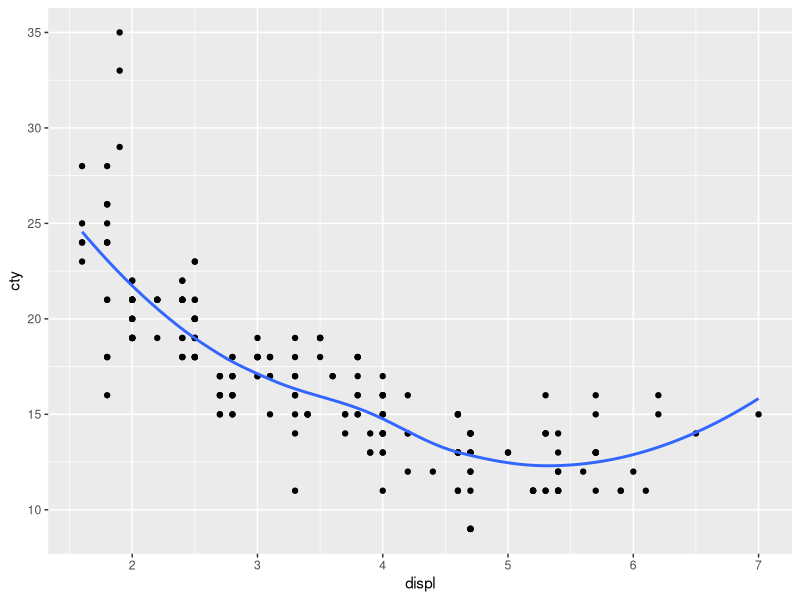
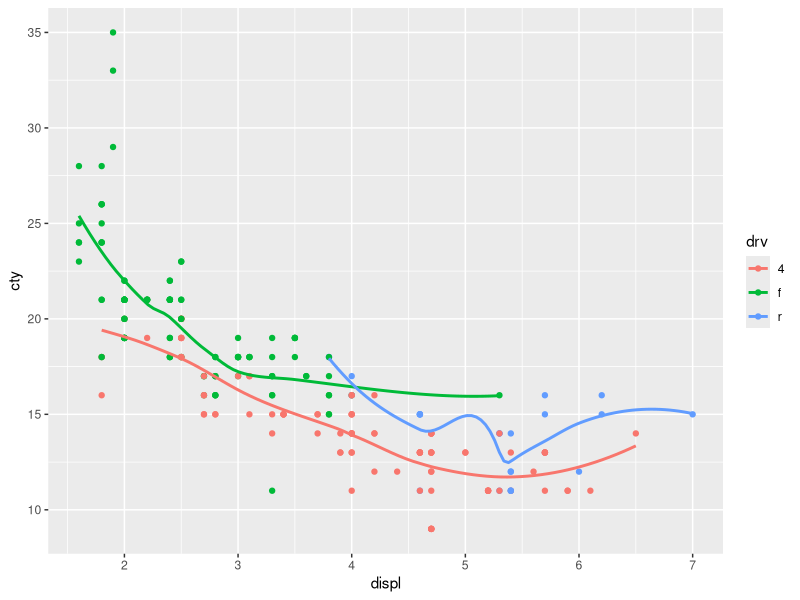
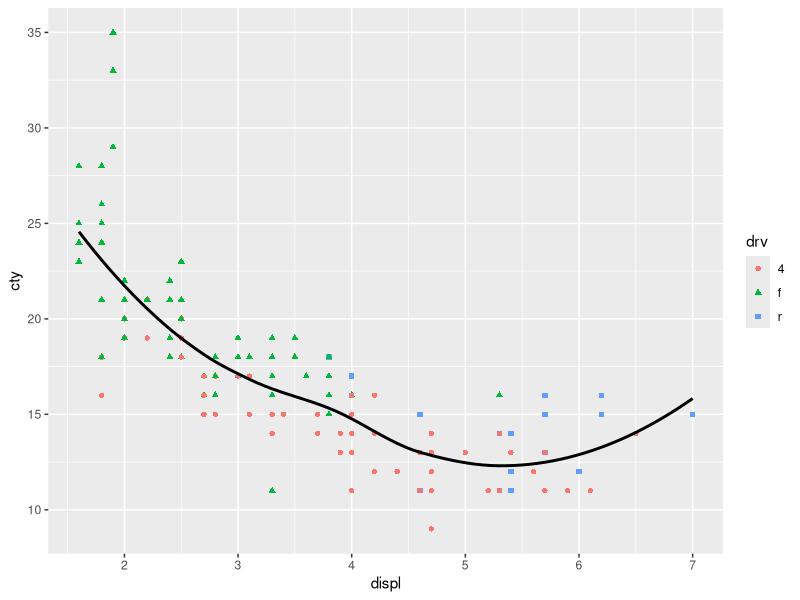
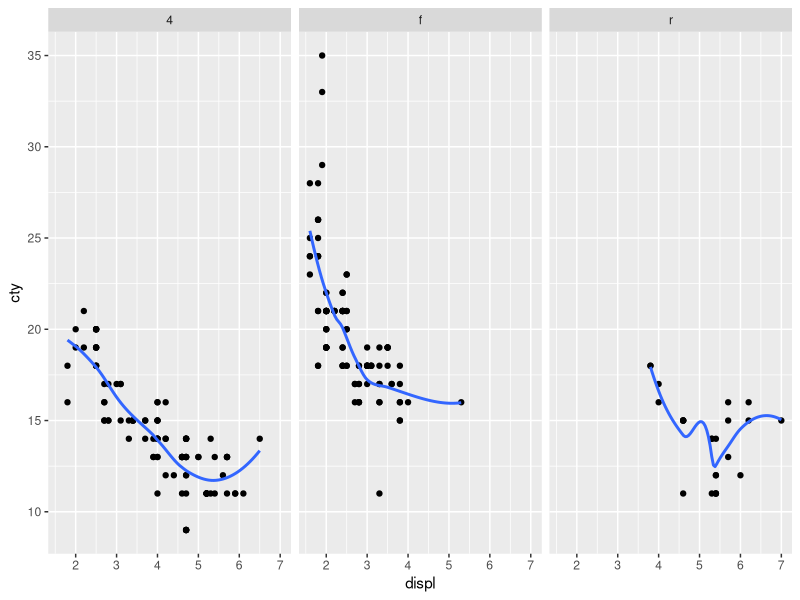
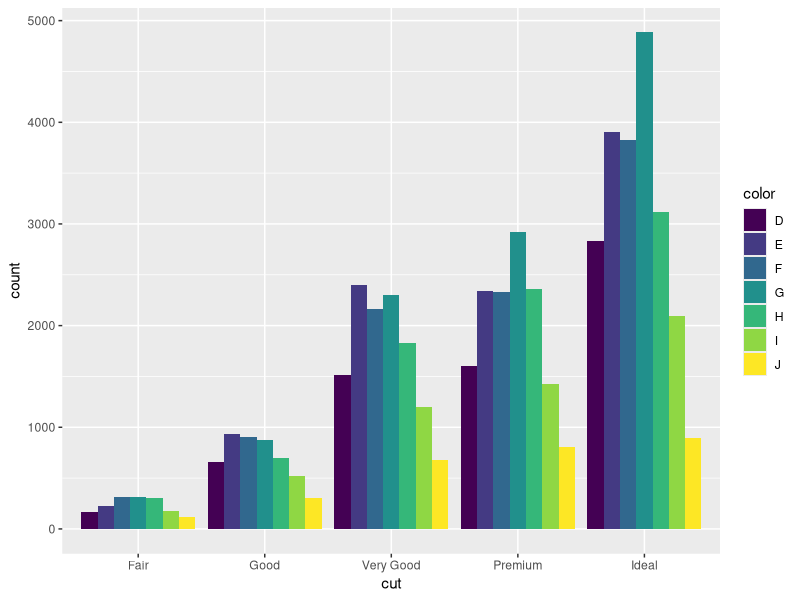
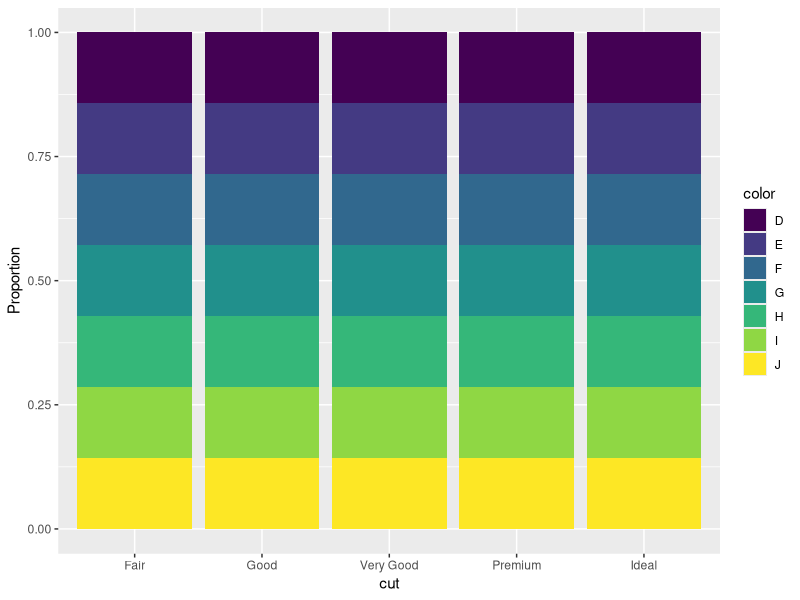
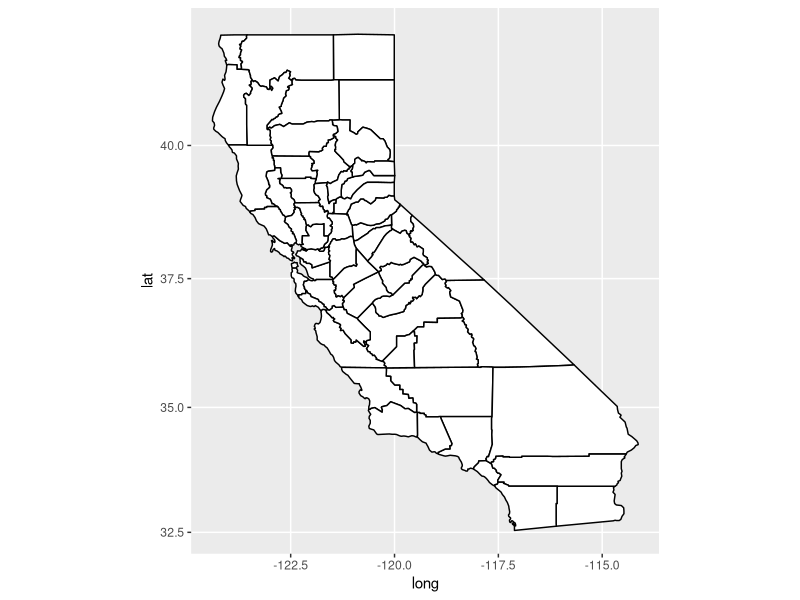
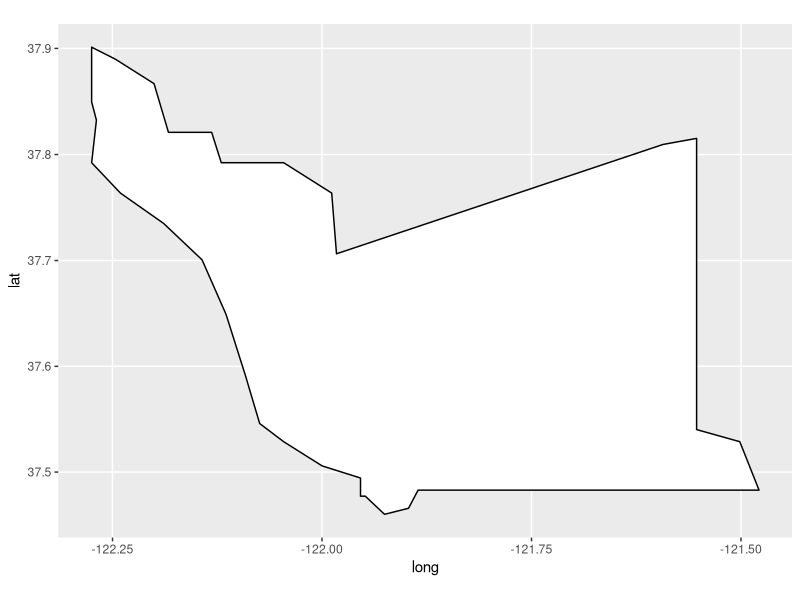

Write R code to recreate these figures, in order.
## ---- chunk 1
library(tidyverse)
library(ggplot2)
mpg
## ---- chunk 2
ggplot(data = mpg, aes(x = displ, y = cty)) +
geom_point() + geom_smooth(se = FALSE)
## ---- chunk 3
ggplot(data = mpg, aes(x = displ, y = cty, color = drv)) +
geom_point() +
geom_smooth(se = FALSE)
## ---- chunk 4
ggplot(mpg,aes(x=displ,y=cty))+
          geom_point(data = mpg, mapping = aes(x = displ, y = cty, shape = drv, color = drv))+
         geom_smooth(se=FALSE,color="black")
## ---- chunk 5
ggplot(data = mpg, aes(x = displ, y = cty)) +
geom_point() +
geom_smooth(se = FALSE) +
facet_wrap(~ drv)
## ---- chunk 6
ggplot(data = diamonds)+
  geom_bar(mapping = aes(x=cut, fill = color), position = "dodge")
## ---- chunk 7
ggplot(data = diamonds)+
  geom_bar(mapping = aes(x=cut, y=stat(prop), fill = color), position = "fill") + ylab("Proportion")
## ---- chunk 8
library(maps)
library(mapproj)
## ---- chunk 9
ca <- map_data("county", "ca")
ggplot(ca, aes(long, lat, group = group)) +
geom_polygon(fill = "white", color = "black") +
coord_map()
## ---- chunk 10
unique(ca$subregion)
length(unique(ca$subregion))
## ---- chunk 11
alameda_ca <- filter(ca, subregion == "alameda")
## ---- chunk 12
ggplot(alameda_ca, aes(x=long, y=lat))+
  geom_polygon(fill = "white", color = "black")+
  coord_map()
## ---- chunk 13

alameda_ca <- map_data("state", "california")
ggplot(alameda_ca, aes(long, lat, group, order, region, subregion)) +
geom_polygon(fill = "white", color = "black") +
coord_map()
